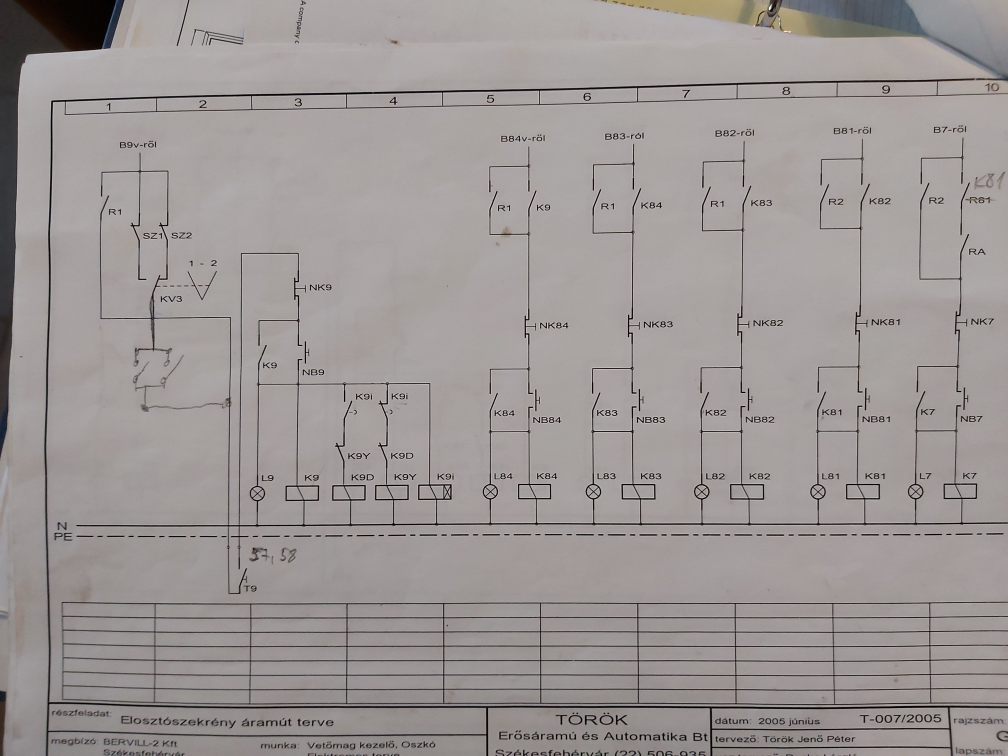
#> input picture circuits/asd.jpg, 4032 x 3024 px (shown at 1/4 size)
$ python test.py circuits/asd.jpg 5
#> lines starting #> are read from the running program, lines starting #| are printed output that depends on the picture; after the words box and inside, x2 and y2 are one past the last pixel; in counts of white or black regions, pixels touching at a corner belong together
import numpy as np
import cv2
from typing import List, NamedTuple
from enum import Enum
import math
import imutils
import sys
import os.path

import time

from numpy.core.fromnumeric import shape

# ----- CONSTANTS -----
POINT_SIMILARITY_COMPARE_AREA_RADIUS = 15
LINE_MIN_LENGTH = 90
LINE_COUNT_CHECK_FOR_ROTATION = 10
LINE_SEARCH_ANGLE_THRESHOLD = 5 # degrees, both ways
LINE_CHECK_SIMILARITY_THRESHOLD = 15
LINE_AGGREGATION_SIMILARITY_THRESHOLD = 25
COMPONENT_OTHER_ENDPOINT_SEARCH_WIDTH = 50
COMPONENT_OTHER_ENDPOINT_SEARCH_MAX_LENGTH = 350
COMPONENT_OTHER_ENDPOINT_SEARCH_MIN_LENGTH = 16
COMPONENT_MIN_BOX_SIZE = 200
COMPONENT_BOX_SIZE_OFFSET = 60
OUTPUT_POINT_SIMILARITY_COMPARE_AREA_RADIUS = 30
OUTPUT_SCALE = 3
PICTURE_SCALE = 20


# ----- TYPES -----
class Orientation(Enum):
    HORIZONTAL = 0
    VERTICAL = 1

class Point(NamedTuple):
    x: int
    y: int

class Line(NamedTuple):
    p1: Point
    p2: Point

class Endpoint(NamedTuple):
    point: Point
    orientation: Orientation


# ----- METHODS -----
def getLineLength(l: Line) -> float:
    """Get the length of a line."""
    return math.sqrt( ((l.p2.x-l.p1.x)**2 + (l.p2.y-l.p1.y)**2) )


# [9 lines left out: function getLineAngle, not called in this run]


def convertHoughToLineList(hl) -> List[Line]:
    """Converts the output of HoughLineP to Line array."""
    lines = []
    for l in hl:
        lines.append(convertHoughToLine(l))

    return lines


def convertHoughToLine(hl) -> Line:
    """Converts a HoughLinesP format line to Line."""
    return Line(Point(hl[0][0], hl[0][1]), Point(hl[0][2], hl[0][3]))


# [26 lines left out: functions isSameLine, isSamePoint, pointsCloseArray, not called in this run]

def resizeImage(src, percent: int):
    return cv2.resize(src, (int(src.shape[1]*percent/100), int(src.shape[0]*percent/100)))


def putOnCanvas(image, imgPercent):
    if len(image.shape) == 3:
        canvas = np.zeros((image.shape[0], image.shape[1], image.shape[2]), dtype='uint8')
    else:
        canvas = np.zeros((image.shape[0], image.shape[1]), dtype='uint8')

    image = resizeImage(image, imgPercent)

    offsetX = round((canvas.shape[1] - image.shape[1]) / 2)
    offsetY = round((canvas.shape[0] - image.shape[0]) / 2)

    x1 = offsetX
    x2 = offsetX + image.shape[1]
    y1 = offsetY
    y2 = offsetY + image.shape[0]

    canvas[y1:y2, x1:x2] = image

    return canvas


# [87 lines left out: functions followLine, createDirectoryTree, not called in this run]

def findIntersection(line1, line2):
    x1 = line1.p1.x
    x2 = line1.p2.x
    y1 = line1.p1.y
    y2 = line1.p2.y
    x3 = line2.p1.x
    x4 = line2.p2.x
    y3 = line2.p1.y
    y4 = line2.p2.y

    px= ( (x1*y2-y1*x2)*(x3-x4)-(x1-x2)*(x3*y4-y3*x4) ) / ( (x1-x2)*(y3-y4)-(y1-y2)*(x3-x4) )
    py= ( (x1*y2-y1*x2)*(y3-y4)-(y1-y2)*(x3*y4-y3*x4) ) / ( (x1-x2)*(y3-y4)-(y1-y2)*(x3-x4) )

    return Point(round(px), round(py))


# ----- MAIN -----


# load in CNN model
t1 = time.perf_counter()

if len(sys.argv) < 2:
    exit("Not enough parameter given!")

if not os.path.isfile(str(sys.argv[1])):
    exit("The file does not exist!")

img = cv2.imread(sys.argv[1])
#> img is the input picture: shape (3024, 4032, 3); mean B, G, R 149.7, 151.2, 157
gray = cv2.cvtColor(img, cv2.COLOR_BGR2GRAY)

gray = cv2.medianBlur(gray, 7)

thresh = cv2.threshold(gray, 110, 255, cv2.THRESH_BINARY)[1]
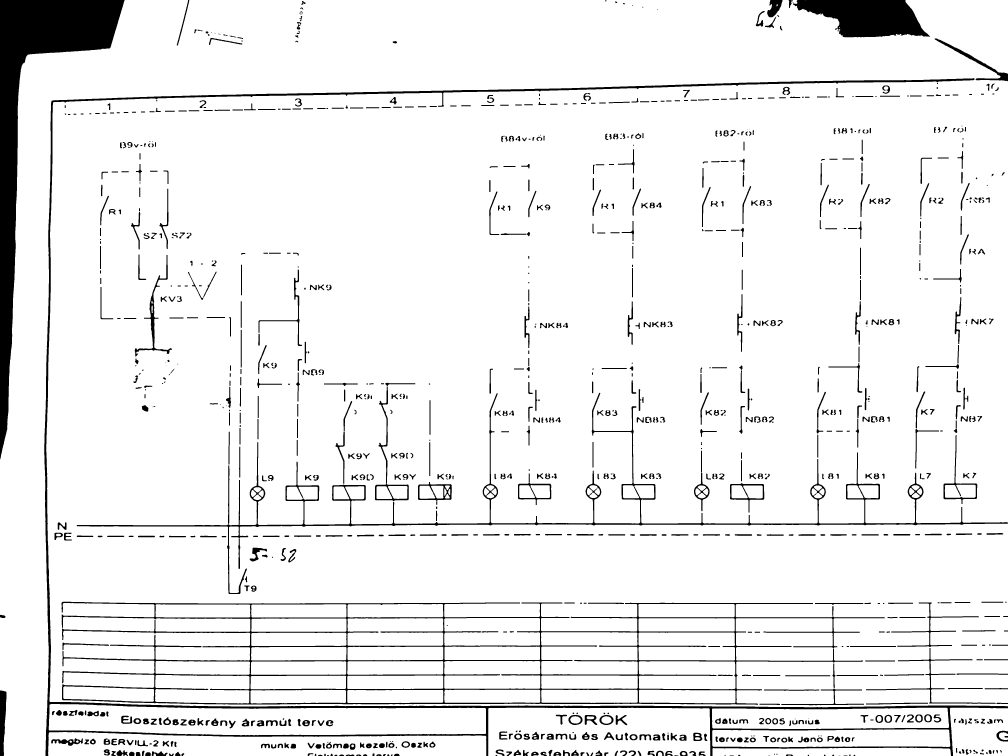
#> thresh: shape (3024, 4032) (shown at 1/4 size); 93.4% white; 1137 black regions (89 under 20 px), largest, box (x1, y1, x2, y2) and area: (0, 0, 499, 1837) 188110, (246, 2407, 3539, 2819) 115787, (177, 313, 4032, 3024) 110910

thresh = 255 - thresh
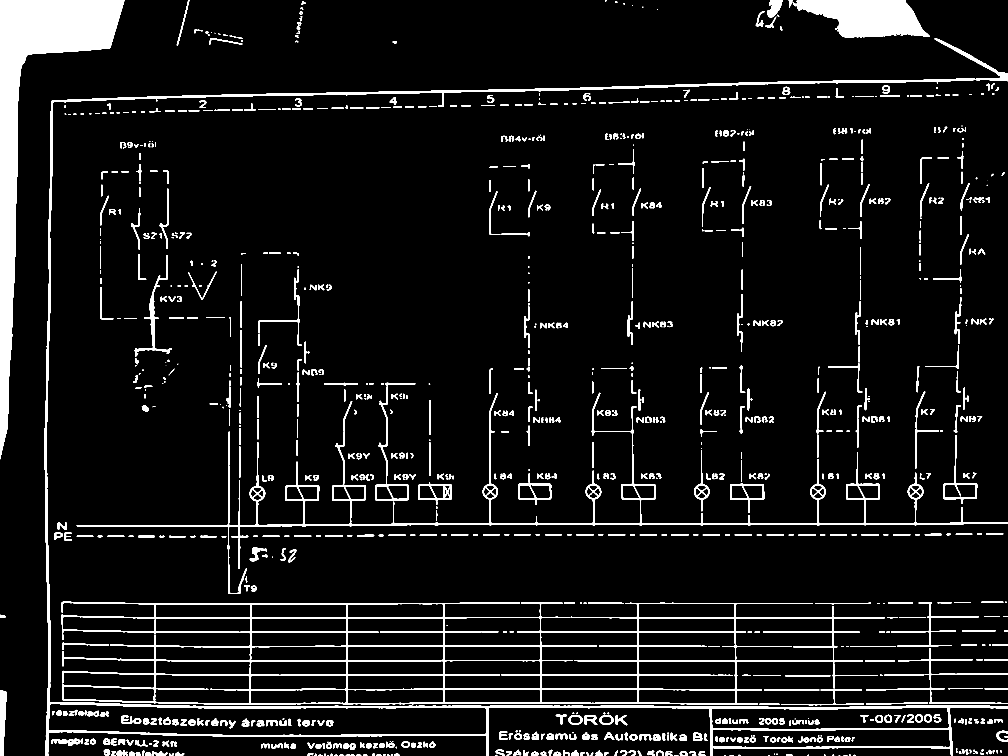
#> thresh: shape (3024, 4032) (shown at 1/4 size); 6.6% white; 1137 white regions (89 under 20 px), largest, box (x1, y1, x2, y2) and area: (0, 0, 499, 1837) 188110, (246, 2407, 3539, 2819) 115787, (177, 313, 4032, 3024) 110910

thresh = cv2.morphologyEx(thresh, cv2.MORPH_CLOSE, cv2.getStructuringElement(cv2.MORPH_RECT, (3,3)))
#> thresh: shape (3024, 4032); 6.6% white; 1084 white regions (72 under 20 px), largest, box (x1, y1, x2, y2) and area: (0, 0, 499, 1837) 188110, (246, 2407, 3539, 2819) 116101, (177, 313, 4032, 3024) 110910

if len(sys.argv) > 2:
    if 5 < int(sys.argv[2]) or int(sys.argv[2]) < 0:
        exit("Canvas number is out of range! The number must be between 0 and 5!")

    img = putOnCanvas(img, 100 - int(sys.argv[2]) * 10)
    thresh = putOnCanvas(thresh, 100 - int(sys.argv[2]) * 10)

biggerSide = img.shape[0] if img.shape[0] > img.shape[1] else img.shape[1]

POINT_SIMILARITY_COMPARE_AREA_RADIUS = round(biggerSide*0.00375)
LINE_MIN_LENGTH = round(biggerSide*0.035)
LINE_CHECK_SIMILARITY_THRESHOLD = round(biggerSide*0.00375)
COMPONENT_OTHER_ENDPOINT_SEARCH_WIDTH = round(biggerSide*0.0125)
COMPONENT_OTHER_ENDPOINT_SEARCH_MAX_LENGTH = round(biggerSide*0.0875)
COMPONENT_MIN_BOX_SIZE = round(biggerSide*0.05)
COMPONENT_BOX_SIZE_OFFSET = round(biggerSide*0.015)
OUTPUT_POINT_SIMILARITY_COMPARE_AREA_RADIUS = round(biggerSide*0.0075)


canny = cv2.Canny(thresh, 100, 150)
#> canny: shape (3024, 4032); 0.85% white in thin lines or dots, all inside (x1, y1, x2, y2) = (1007, 755, 3024, 2269)
canny = cv2.dilate(canny, cv2.getStructuringElement(cv2.MORPH_RECT, (3,3)))
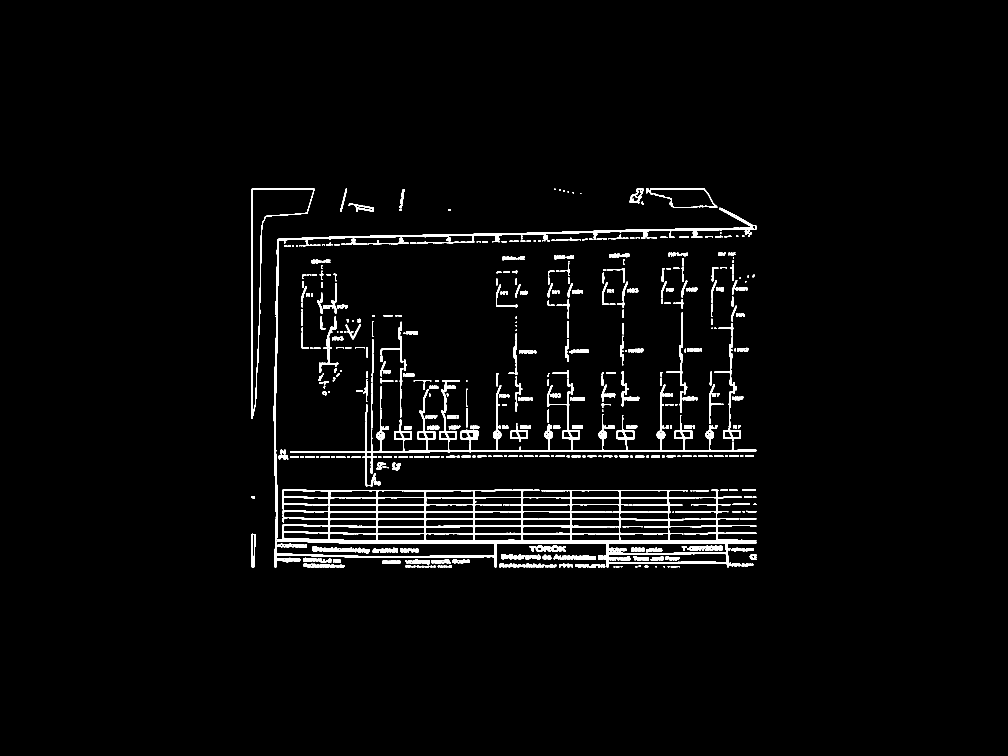
#> canny: shape (3024, 4032) (shown at 1/4 size); 2.5% white; 705 white regions (2 under 20 px), largest, box (x1, y1, x2, y2) and area: (1095, 831, 3025, 2269) 117861, (1160, 1520, 3025, 1945) 34114, (1006, 754, 1258, 1676) 6920

linesP = list(cv2.HoughLinesP(canny, 1, np.pi/180, LINE_MIN_LENGTH, None, LINE_MIN_LENGTH, 0))
#> linesP = 151 items, first 6: [[2155, 2076, 2734, 2076]], [[2367, 2163, 2568, 2163]], [[1882, 1805, 2937, 1805]], [[1215, 1990, 2778, 1990]], [[1260, 2047, 1894, 2047]], [[2571, 2162, 2736, 2162]]
if linesP is None:
    exit("No lines detected")

linesP = convertHoughToLineList(linesP)
#> the loop in convertHoughToLineList, `for l in hl:` made 151 passes
#> after the loop in convertHoughToLineList, `for l in hl:`: lines = 151 items
#> linesP = 151 items

topLine = Line(Point(0, img.shape[0]), Point(0, img.shape[0]))
botLine = Line(Point(0, 0), Point(0, 0))
leftLine = Line(Point(img.shape[1], 0), Point(img.shape[1], 0))
rightLine = Line(Point(0, 0), Point(0, 0))

topValue = img.shape[0]
botValue = 0
leftValue = img.shape[1]
rightValue = 0


for l in linesP:
    l_left, l_right = ((l.p1, l.p2) if l.p1.x < l.p2.x else (l.p2, l.p1))
    l_top, l_bot = ((l.p1, l.p2) if l.p1.y < l.p2.y else (l.p2, l.p1))
    l_middle = Point(round(l_left.x+((l_right.x-l_left.x)/2)), round(l_top.y+((l_bot.y-l_top.y)/2)))

    if abs(l.p2.x-l.p1.x) > abs(l.p2.y-l.p1.y):
        # horizontal
        if l_middle.y < topValue:
            topValue = l_middle.y
            topLine = Line(Point(l_left.x, l_left.y), Point(l_right.x, l_right.y))
        elif l_middle.y > botValue:
            botValue = l_middle.y
            botLine = Line(Point(l_left.x, l_left.y), Point(l_right.x, l_right.y))
    else:
        # vertical
        if l_middle.x < leftValue:
            leftValue = l_middle.x
            leftLine = Line(Point(l_left.x, l_left.y), Point(l_right.x, l_right.y))
        elif l_middle.x > rightValue:
            rightValue = l_middle.x
            rightLine = Line(Point(l_left.x, l_left.y), Point(l_right.x, l_right.y))
#> this loop made 151 passes
#> (l_middle, topValue, topLine) on passes 1, 3, 12, 31: ((2444, 2076), 2076, ((2155, 2076), (2734, 2076))), ((2410, 1805), 1805, ((1882, 1805), (2937, 1805))), ((1632, 1804), 1804, ((1472, 1804), (1793, 1804))), ((1970, 934), 934, ((1690, 939), (2249, 930)))
#> after the loop, botValue = 2250; leftValue = 1006; rightValue = 2271; topValue = 754

cv2.line(img, (topLine.p1.x, topLine.p1.y), (topLine.p2.x, topLine.p2.y), (255,0,255), thickness=5)
cv2.line(img, (botLine.p1.x, botLine.p1.y), (botLine.p2.x, botLine.p2.y), (255,0,255), thickness=5)
cv2.line(img, (leftLine.p1.x, leftLine.p1.y), (leftLine.p2.x, leftLine.p2.y), (255,0,255), thickness=5)
cv2.line(img, (rightLine.p1.x, rightLine.p1.y), (rightLine.p2.x, rightLine.p2.y), (255,0,255), thickness=5)


# cv2.circle(img, (intersection.x, intersection.y), 15, (255,0,255), thickness=-1)
tl = findIntersection(topLine, leftLine)
#> in findIntersection, `x1 = line1.p1.x`: x1 = 1080
#> in findIntersection, `x2 = line1.p2.x`: x2 = 1256
#> in findIntersection, `y1 = line1.p1.y`: y1 = 754
#> in findIntersection, `x3 = line2.p1.x`: x3 = 1006
#> in findIntersection, `y3 = line2.p1.y`: y3 = 756
#> in findIntersection, `y4 = line2.p2.y`: y4 = 1675
#> in findIntersection, `px= ( (x1*y2-y1*x2)*(x3-x4)-(x1-x2)*(x3*y4-y3*x4) ) / ( (x1-x2)*(y3-y4..`: px = 1006
#> in findIntersection, `py= ( (x1*y2-y1*x2)*(y3-y4)-(y1-y2)*(x3*y4-y3*x4) ) / ( (x1-x2)*(y3-y4..`: py = 754
#> tl = (1006, 754)
bl = findIntersection(botLine, leftLine)
#> bl = (1006, 2190)
tr = findIntersection(topLine, rightLine)
#> tr = (2271, 754)
br = findIntersection(botLine, rightLine)
#> br = (2271, 2232)

pts1 = np.float32([[tl.x, tl.y],[tr.x, tr.y],[br.x, br.y],[bl.x, bl.y]])
#> pts1 = [[1006, 754], [2271, 754], [2271, 2232], [1006, 2190]]

w = getLineLength(Line(Point(pts1[0][0], pts1[0][1]), Point(pts1[1][0], pts1[1][1])))
#> w = 1265
h = getLineLength(Line(Point(pts1[0][0], pts1[0][1]), Point(pts1[3][0], pts1[3][1])))
#> h = 1436

offset = 500
pts2 = np.float32([[offset, offset],[offset+w, offset],[offset+w, offset+h],[offset, offset+h]])
#> pts2 = [[500, 500], [1765, 500], [1765, 1936], [500, 1936]]

M = cv2.getPerspectiveTransform(pts1,pts2)
#> M = [[1.07, 4.26e-18, -560.1], [0.0118, 1.02, -272], [2.37e-05, 1.56e-20, 1]]
img = cv2.warpPerspective(img,M,(img.shape[1], img.shape[0]))
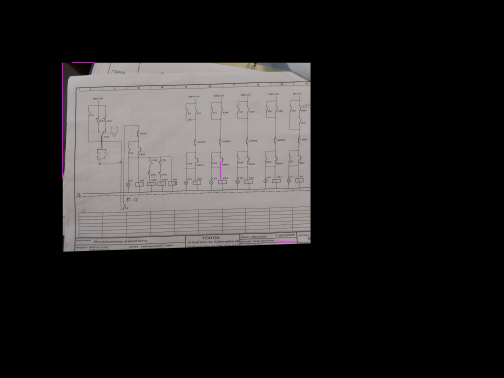
#> img: shape (3024, 4032, 3) (shown at 1/8 size); mean of channels 0, 1, 2 36.2, 36.3, 37.9; drawn as B, G, R
thresh = cv2.warpPerspective(thresh,M,(img.shape[1], img.shape[0]))


cv2.imshow("img", resizeImage(img, PICTURE_SCALE))
cv2.imshow("thresh", resizeImage(thresh, PICTURE_SCALE))
#> call 4 of resizeImage, with percent = 20
#> in resizeImage (call 4), `return cv2.resize(src, (int(src.shape[1]*percent/100), int(src.shape[0..`:
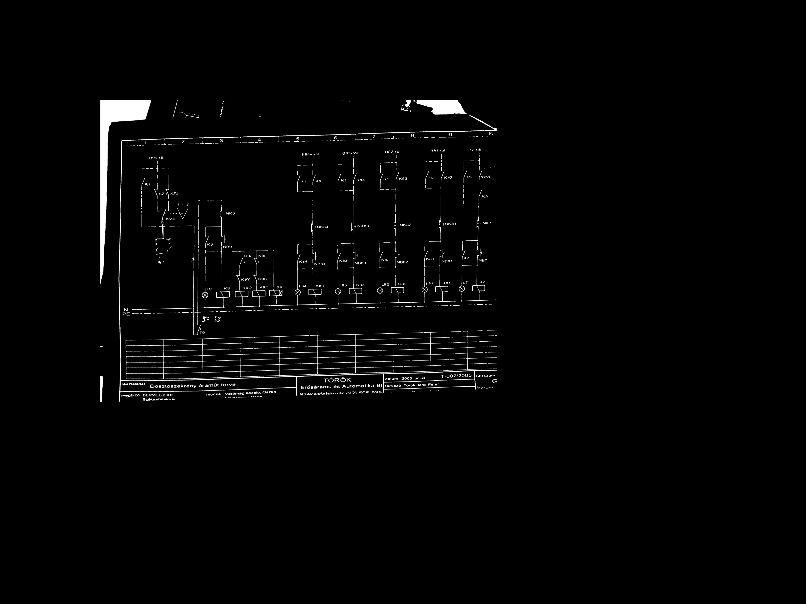
#> returned value: shape (604, 806); min 0, max 255, mean 4.2

cv2.waitKey(0)

$ run again, on circuits/pc1.png
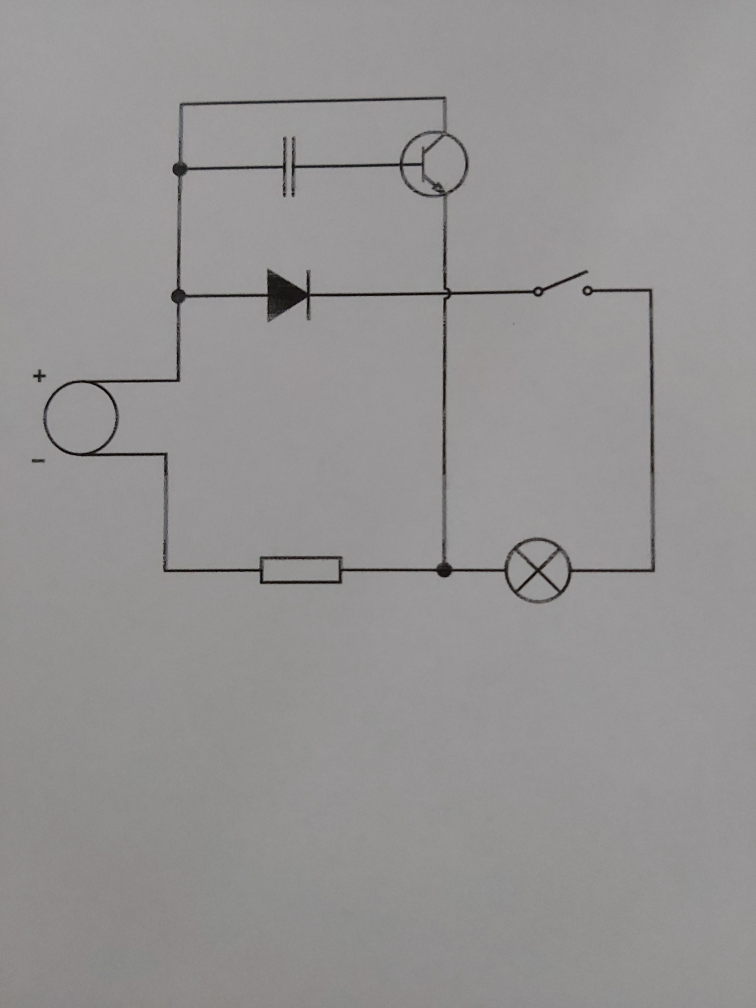
#> input picture circuits/pc1.png, 3024 x 4032 px (shown at 1/4 size)
#> img is the input picture: shape (4032, 3024, 3); mean B, G, R 147.4, 147.3, 149.1
#> `thresh = cv2.threshold(gray, 110, 255, cv2.THRESH_BINARY)[1]`:
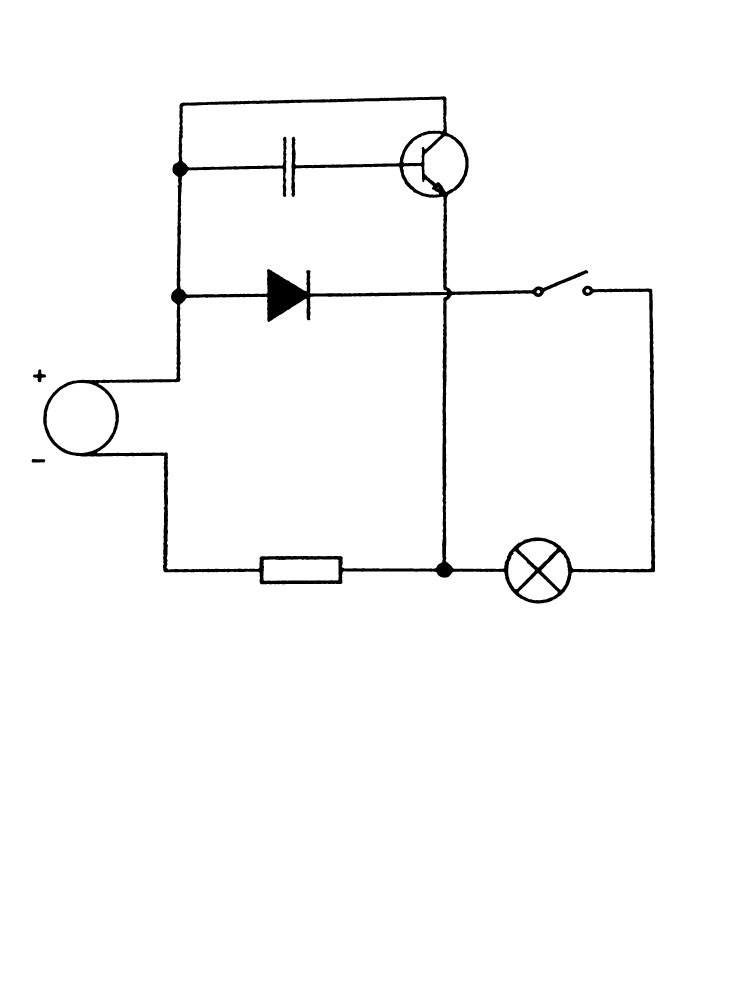
#> thresh: shape (4032, 3024) (shown at 1/4 size); 98.2% white; 3 black regions, box (x1, y1, x2, y2) and area: (173, 385, 2621, 2414) 220886, (132, 1477, 184, 1529) 1137, (127, 1836, 181, 1850) 675
#> canvas: shape (4032, 3024)
#> `linesP = list(cv2.HoughLinesP(canny, 1, np.pi/180, LINE_MIN_LENGTH, No..`: linesP = 51 items, first 6: [[1641, 2133, 1641, 1655]], [[1648, 2133, 1648, 1607]], [[1082, 2151, 1275, 2151]], [[1642, 1588, 1642, 1400]], [[1375, 1595, 1650, 1591]], [[1442, 2145, 1628, 2145]]
#> the loop in convertHoughToLineList, `for l in hl:` made 51 passes
#> after the loop in convertHoughToLineList, `for l in hl:`: lines = 51 items
#> the loop `for l in linesP:` made 51 passes
#> (l_middle, leftValue, leftLine) on passes 1, 18, 24, 26, 36: ((1641, 1894), 1641, ((1641, 1655), (1641, 2133))), ((1640, 1874), 1640, ((1640, 1749), (1640, 2000))), ((1117, 1471), 1117, ((1115, 1583), (1119, 1359))), ((1110, 1474), 1110, ((1109, 1587), (1112, 1360))), ((1083, 2029), 1083, ((1083, 1918), (1083, 2140)))
#> after the loop `for l in linesP:`: botValue = 2152; leftValue = 1083; rightValue = 2065; topValue = 1202
#> in findIntersection, `x1 = line1.p1.x`: x1 = 1471
#> in findIntersection, `x2 = line1.p2.x`: x2 = 1639
#> in findIntersection, `y1 = line1.p1.y`: y1 = 1203
#> in findIntersection, `y2 = line1.p2.y`: y2 = 1200
#> x3 = 1083
#> y3 = 1918
#> y4 = 2140
#> px = 1083
#> py = 1209.9
#> tl = (1083, 1210)
#> bl = (1083, 2152)
#> tr = (2065, 1192)
#> br = (2065, 2152)
#> pts1 = [[1083, 1210], [2065, 1192], [2065, 2152], [1083, 2152]]
#> w = 982.2
#> h = 942
#> pts2 = [[500, 500], [1482.2, 500], [1482.2, 1442], [500, 1442]]
#> M = [[1.05, 1.19e-17, -627.6], [0.0287, 1.02, -756.3], [1.99e-05, 2.5e-21, 1]]
#> in resizeImage (call 4), `return cv2.resize(src, (int(src.shape[1]*percent/100), int(src.shape[0..`:
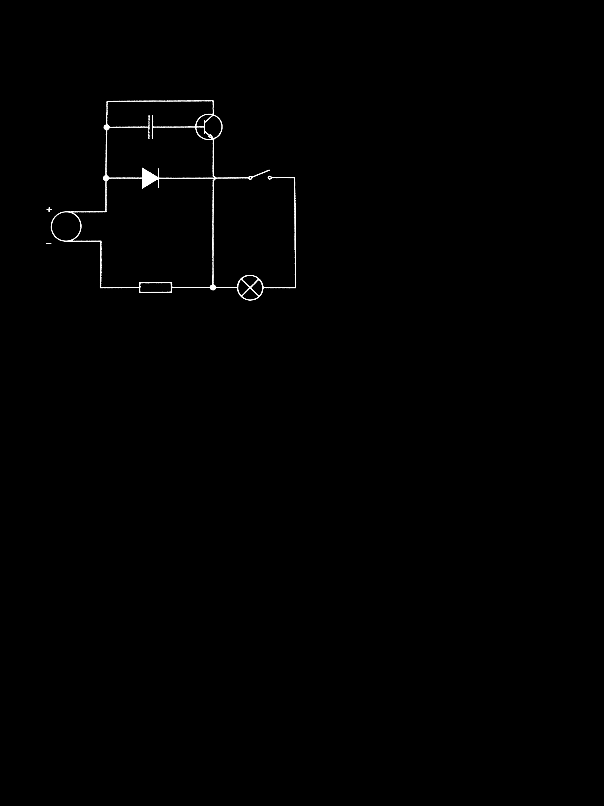
#> returned value: shape (806, 604); min 0, max 255, mean 1.2
